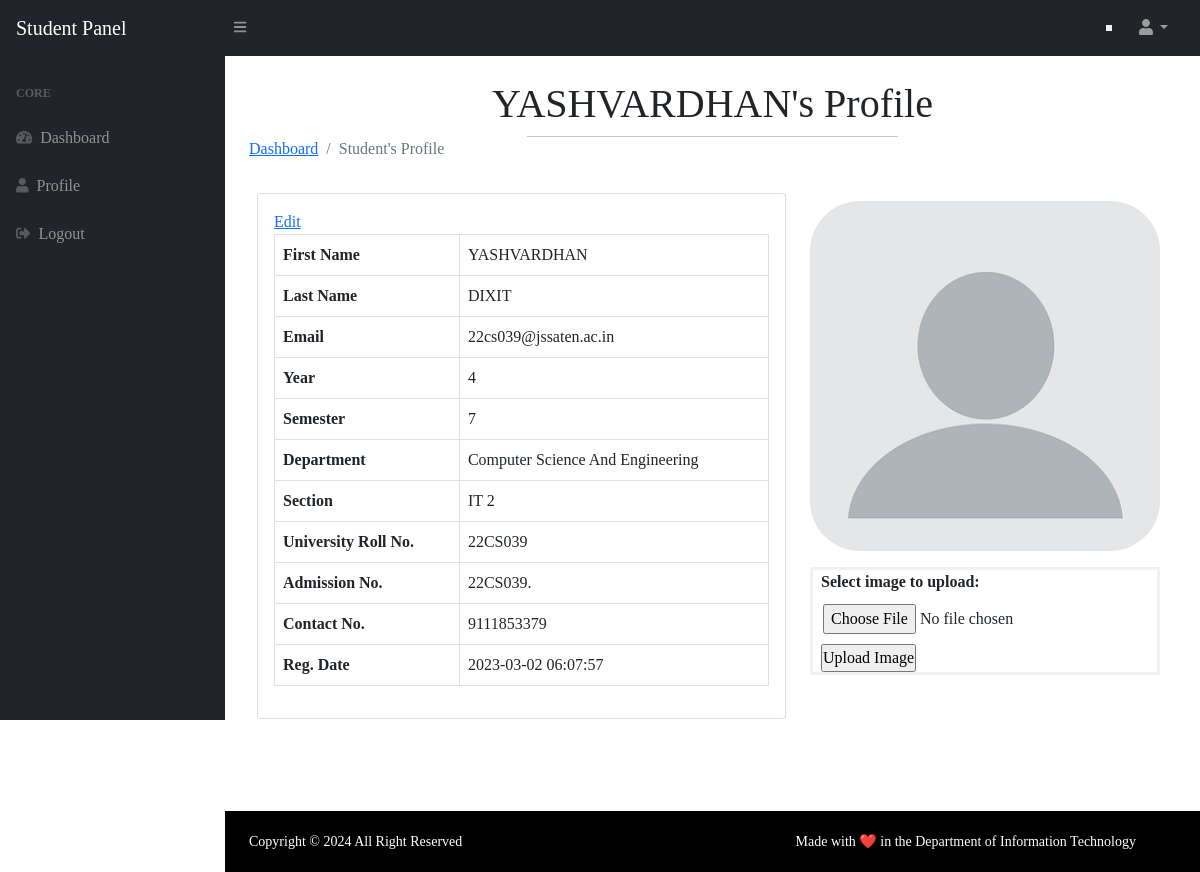
The app's page /profile.php (signed in) with its own data.
### tables this page shows
CREATE TABLE `users` (
  `id` int(11) NOT NULL,
  `year` int(11) DEFAULT NULL,
  `semester` int(11) DEFAULT NULL,
  `department` varchar(255) NOT NULL,
  `section` varchar(255) DEFAULT NULL,
  `fname` varchar(255) DEFAULT NULL,
  `lname` varchar(255) DEFAULT NULL,
  `email` varchar(255) DEFAULT NULL,
  `urollno` varchar(13) DEFAULT NULL,
  `addno` varchar(9) DEFAULT NULL,
  `password` varchar(300) DEFAULT NULL,
  `contactno` varchar(11) DEFAULT NULL,
  `img` varchar(255) DEFAULT NULL,
  `posting_date` timestamp NOT NULL DEFAULT current_timestamp(),
  `feedback` int(11) NOT NULL DEFAULT 0,
  `activationcode` varchar(255) NOT NULL,
  `status` int(11) NOT NULL
);

### profile.php (the view, shortened to what this page needs)
<?php session_start();
include_once('includes/config.php');
if (strlen($_SESSION['id'] == 0)) {
    header('location:logout.php');
} else {
?>
    <!DOCTYPE html>
    <html lang="en">
    <head>
        <link href="https://cdn.jsdelivr.net/npm/simple-datatables@latest/dist/style.css" rel="stylesheet" />
        <link href="css/styles.css" rel="stylesheet" />
        <link href="css/style.css" rel="stylesheet" />
    </head>
    <body class="sb-nav-fixed">
        <?php include_once('includes/navbar.php'); ?>
        <div id="layoutSidenav">
            <?php include_once('includes/sidebar.php'); ?>
            <div id="layoutSidenav_content">
                <main>
                    <div class="container-fluid px-4">
                        <?php
                        $userid = $_SESSION['id'];
                        $query = mysqli_query($con, "select * from users where id='$userid'");
                        while ($result = mysqli_fetch_array($query)) { ?>
                            <h1 class="mt-4"><?php echo $result['fname']; ?>'s Profile</h1>
                            <hr>
                            <ol class="breadcrumb mb-4">
                                <li class="breadcrumb-item"><a href="welcome.php">Dashboard</a></li>
                                <li class="breadcrumb-item active">Student's Profile</li>
                            </ol>
                            <div class="d-flex bd-highlight">
                                <div class="p-2 flex-fill bd-highlight">
                                    <div class="card mb-4">
                                        <div class="card-body">
                                            <a href="edit-profile.php">Edit</a>
                                            <table class="table table-bordered">
                                                <tr>
                                                    <th>First Name</th>
                                                    <td><?php echo $result['fname']; ?></td>
                                                </tr>
                                                <tr>
                                                    <th>Last Name</th>
                                                    <td><?php echo $result['lname']; ?></td>
                                                </tr>
                                                <tr>
                                                    <th>Email</th>
                                                    <td colspan="3"><?php echo $result['email']; ?></td>
                                                </tr>
                                                <tr>
                                                    <th>Year</th>
                                                    <td colspan="3"><?php echo $result['year']; ?></td>
                                                </tr>
                                                <tr>
                                                    <th>Semester</th>
                                                    <td colspan="3"><?php echo $result['semester']; ?></td>
                                                </tr>
                                                <tr>
                                                    <th>Department</th>
                                                    <td colspan="3"><?php echo $result['department']; ?></td>
                                                </tr>
                                                <tr>
                                                    <th>Section</th>
                                                    <td colspan="3"><?php echo $result['section']; ?></td>
                                                </tr>
                                                <tr>
                                                    <th>University Roll No.</th>
                                                    <td colspan="3"><?php echo $result['urollno']; ?></td>
                                                </tr>
                                                <tr>
                                                    <th>Admission No.</th>
                                                    <td colspan="3"><?php echo $result['addno']; ?></td>
                                                </tr>
                                                <tr>
                                                    <th>Contact No.</th>
                                                    <td colspan="3"><?php echo $result['contactno']; ?></td>
                                                </tr>
                                                <tr>
                                                    <th>Reg. Date</th>
                                                    <td colspan="3"><?php echo $result['posting_date']; ?></td>
                                                </tr>
                                            </table>
                                        </div>
                                    </div>
                                </div>
                                <div class="p-2 bd-highlight  d-flex justify-content-center">
                                    <div class="d-flex flex-column bd-highlight mb-3">
                                        <div class="p-2 bd-highlight">
                                            <?php
                                            $q = mysqli_query($con, "select img from users where id='" . $_SESSION['id'] . "'");
                                            $row = mysqli_fetch_assoc($q);
                                            if (!isset($row['img']))
                                            {
                                            ?>
                                                <a href="#"><img style="border-radius:50px" src="assets/img/stuimg.webp" width="350" height="350" alt="not found" /></a>
                                            <?php
                                            } else {
                                            ?>
                                                <a href="#"><img style="border-radius:50px" src="uploads/<?php echo $row['img']; ?>" width="350" height="350" alt="not found" /></a>
                                            <?php
                                            }
                                            ?>
                                        </div>
                                        <div class="p-2 bd-highlight">
                                            <form action="upload.php" method="post" enctype="multipart/form-data">
                                                <b class="mx-2">Select image to upload:</b> <br>
                                                <input type="file" name="fileToUpload" id="fileToUpload" style="padding:10px;"> <br>
                                                <div class="mx-2"><input type="submit" value="Upload Image" name="submit"></div>
                                            </form>
                                        </div>
                                    </div>
                                </div>
                            </div>
                        <?php } ?>
                    </div>
                </main>
                <?php include_once('includes/footer.php'); ?>
            </div>
        </div>
    </body>
    </html>
<?php } ?>

### css/style.css (style rules this page uses)
* { margin: 0; padding: 0; font-family: 'Times New Roman', Times, serif !important; }
hr { width: 40%; margin: auto !important; }
form { border: 3px solid #f1f1f1; }

### records on screen
users: fname "YASHVARDHAN", lname "DIXIT", email "22cs039@jssaten.ac.in", year "4", semester "7", department "Computer Science And Engineering", section "IT 2", urollno "22CS039", addno "22CS039.", contactno "9111853379", posting_date "2023-03-02 06:07:57"
